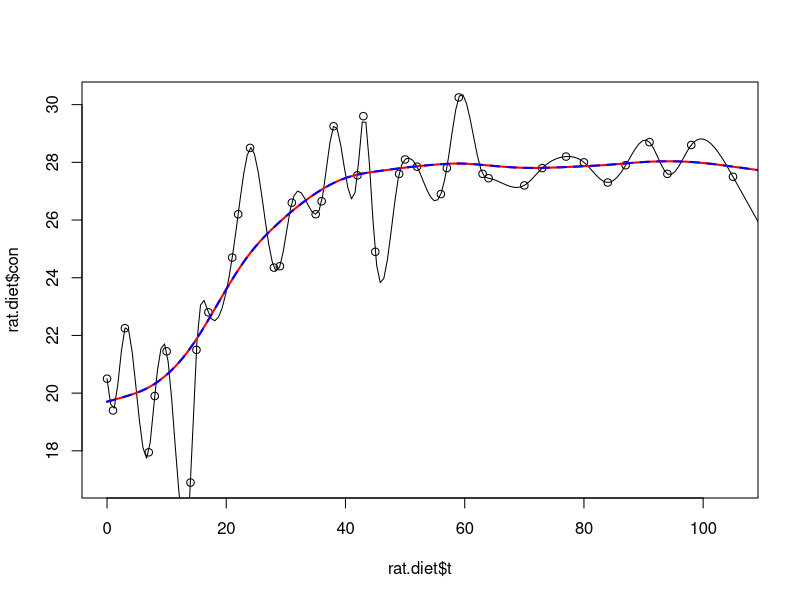

This figure's R source:
## weaves
## Using cubic spline

require(fields)

x<- seq( 0, 120,,200)

# an interpolation
splint(rat.diet$t, rat.diet$con,x )-> y

plot( rat.diet$t, rat.diet$con)
lines( x,y)
#( this is weird and not appropriate!)

# the following two smooths should be the same

splint( rat.diet$t, rat.diet$con,x, df= 7)-> y1

# sreg function has more flexibility than splint but will
# be slower for larger data sets. 

sreg( rat.diet$t, rat.diet$con, df= 7)-> obj
predict(obj, x)-> y2 

# in fact predict.sreg interpolates the predicted values using splint!

# the two predicted lines (should) coincide
lines( x,y1, col="red",lwd=2)
lines(x,y2, col="blue", lty=2,lwd=2)
 
